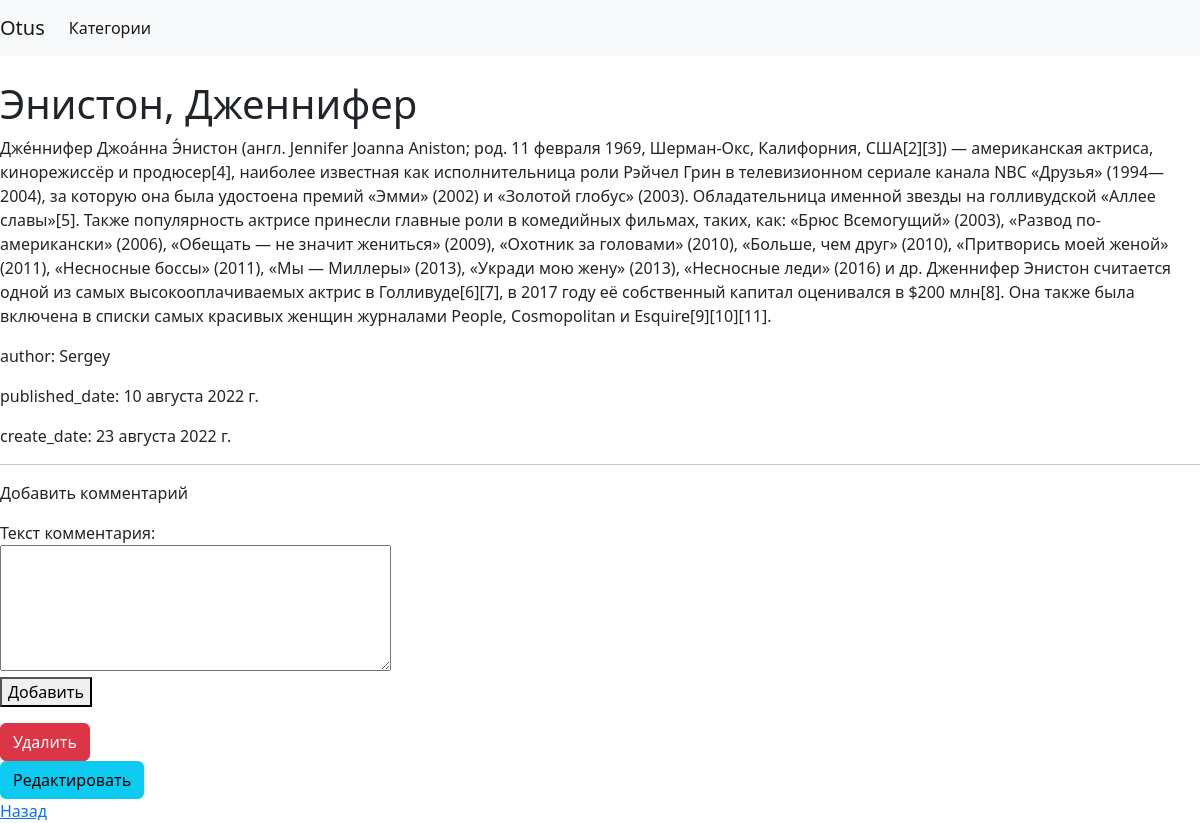
/posts/3/, run on the app's committed database.
### blog/models.py (models this page shows, shortened)
class Post(models.Model):
    author = models.ForeignKey(settings.AUTH_USER_MODEL, on_delete=models.CASCADE)
    title = models.CharField(max_length=200)
    text = models.TextField()
    created_date = models.DateTimeField(default=timezone.now)
    published_date = models.DateTimeField(blank=True, null=True)
    category = models.ManyToManyField(Category, related_name='posts')
    class Meta:
        verbose_name = 'Пост'
        verbose_name_plural = 'Посты'
        ordering = ['title']

### blog/views.py (the view)
# urls.py: path('posts/<int:pk>/', PostDetailView.as_view(), name='post-detail'),
class PostDetailView(DetailView):
    model = Post
    template_name = 'blog/post_detail.html'
    def get_context_data(self, **kwargs):
        context = super().get_context_data(**kwargs)
        context['now'] = timezone.now()
        context['comment_form'] = CommentForm()
        context['comments'] = Comments.objects.filter(post_id=kwargs['object'].pk)
        return context

### blog/forms.py
class CommentForm(ModelForm):
    class Meta:
        model = Comments
        fields = ('text',)
    def __init__(self, *args, **kwargs):
        super().__init__(*args, **kwargs)
        for field in self.fields:
            self.fields[field].widget.attrs['class'] = 'form-control'
        self.fields['text'].widget = Textarea(attrs={'rows': 5})

### blog/templates/blog/post_detail.html (shortened to what this page needs)
{% extends "blog/index.html" %}
{% block content %}
<h1>{{ object.title }}</h1>
<p>{{ object.text }}</p>
<p>author: {{ object.author }}</p>
<p>published_date: {{ object.published_date|date }}</p>
<p>create_date: {{ now|date }}</p>
    <hr>
    <p>Добавить комментарий</p>
    <div class="col-4">
    <form action="{% url 'post-comment' object.id %}" id="add_form" method="post">
        {{ comment_form }}
    </form>
    <button form="add_form" type="submit" class="btn.btn-primary">Добавить</button>
    </div>
    <a href="{% url 'post-delete' post.id  %}" class="btn btn-danger">Удалить</a><br>
    <a href="{% url 'post-update' post.id  %}" class="btn btn-info">Редактировать</a><br>
    <a href='/'>Назад</a>
{% endblock %}

### data on the page
Post: title "Энистон, Дженнифер", text "Дже́ннифер Джоа́нна Э́нистон (англ. Jennifer Joanna Aniston; род. 11 февраля 1969, Шерман-Окс, Калифорния, США[2][3]) — американская актриса, кинорежиссёр и продюсер[4], наиболее известная как исполнительница роли Рэйчел Грин в телевизионном сериале канала NBC «Друзья» (1994—2004), за которую она была удостоена премий «Эмми» (2002) и «Золотой глобус» (2003). Обладательница именной звезды на голливудской «Аллее славы»[5]. Также популярность актрисе принесли главные роли в комедийных фильмах, таких, как: «Брюс Всемогущий» (2003), «Развод по-американски» (2006), «Обещать — не значит жениться» (2009), «Охотник за головами» (2010), «Больше, чем друг» (2010), «Притворись моей женой» (2011),…", author "Sergey", published_date "10 августа 2022 г."

### other printed values
{{ now|date }} "23 августа 2022 г."
